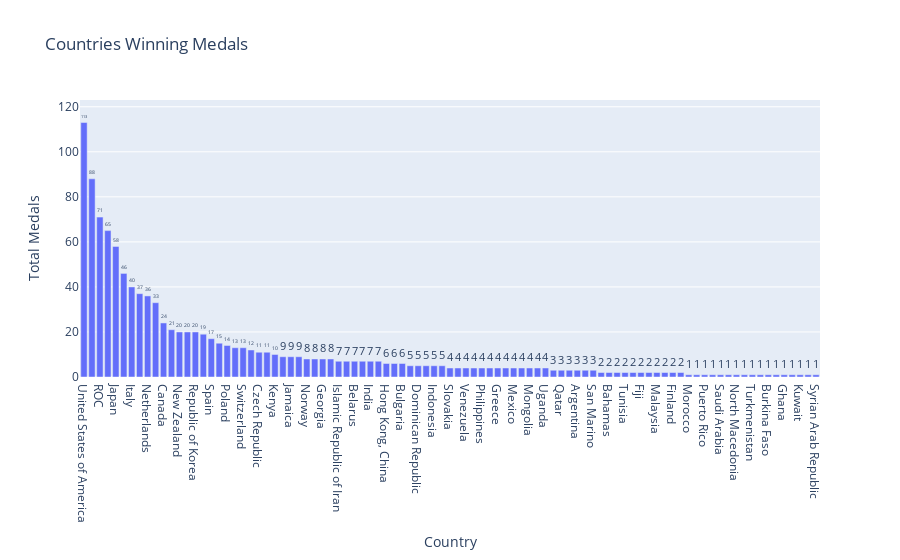

Write notebook code for a chart like this one.
### Markdown cell above
### 4. Countries winning Medals

### Code cell
import plotly.express as px

# Calculate the total number of medals won by each country
medals_per_country = medals_df[['Team/NOC', 'Total']]
medals_per_country.columns = ['Country', 'Total Medals']

# Sort the dataframe by 'Total Medals' for better visualization
medals_per_country_sorted = medals_per_country.sort_values(by='Total Medals', ascending=False)

# Creating a bar chart for all countries that have won medals
fig = px.bar(medals_per_country_sorted, x='Country', y='Total Medals', 
             title='Countries Winning Medals',
             labels={'Total Medals': 'Total Medals'}, text='Total Medals')
fig.update_traces(texttemplate='%{text}', textposition='outside')
fig.update_layout(xaxis_title='Country', yaxis_title='Total Medals', 
                  yaxis_range=[0, medals_per_country_sorted['Total Medals'].max() + 10])
fig.show()

### Figure 1 — Plotly figure (JSON) as saved in the notebook; plotly's stock layout.template omitted (floating-point values rounded to 4 significant figures)
{"data": [{"alignmentgroup": "True", "hovertemplate": "Country=%{x}<br>Total Medals=%{text}<extra></extra>", "legendgroup": "", "marker": {"color": "#636efa", "pattern": {"shape": ""}}, "name": "", "offsetgroup": "", "orientation": "v", "showlegend": false, "text": [113, 88, 71, 65, 58, 46, 40, 37, 36, 33, 24, 21, 20, 20, 20, 19, 17, 15, 14, 13, 13, 12, 11, 11, 10, 9, 9, 9, 8, 8, 8, 8, 7, 7, 7, 7, 7, 7, 6, 6, 6, 5, 5, 5, 5, 5, 4, 4, 4, 4, 4, 4, 4, 4, 4, 4, 4, 4, 4, 3, 3, 3, 3, 3, 3, 2, 2, 2, 2, 2, 2, 2, 2, 2, 2, 2, 1, 1, 1, 1, 1, 1, 1, 1, 1, 1, 1, 1, 1, 1, 1, 1, 1], "textposition": "outside", "texttemplate": "%{text}", "type": "bar", "x": ["United States of America", "People's Republic of China", "ROC", "Great Britain", "Japan", "Australia", "Italy", "Germany", "Netherlands", "France", "Canada", "Brazil", "New Zealand", "Hungary", "Republic of Korea", "Ukraine", "Spain", "Cuba", "Poland", "Turkey", "Switzerland", "Chinese Taipei", "Czech Republic", "Denmark", "Kenya", "Serbia", "Jamaica", "Sweden", "Norway", "Kazakhstan", "Georgia", "Croatia", "Islamic Republic of Iran", "Belgium", "Belarus", "Austria", "India", "Azerbaijan", "Hong Kong, China", "Egypt", "Bulgaria", "Slovenia", "Dominican Republic", "Uzbekistan", "Indonesia", "Colombia", "Slovakia", "Portugal", "Venezuela", "Ethiopia", "Philippines", "Romania", "Greece", "Israel", "Mexico", "Armenia", "Mongolia", "Ireland", "Uganda", "Ecuador", "Qatar", "Kyrgyzstan", "Argentina", "South Africa", "San Marino", "Kosovo", "Bahamas", "Estonia", "Tunisia", "Latvia", "Fiji", "Jordan", "Malaysia", "Nigeria", "Finland", "Thailand", "Morocco", "Bahrain", "Puerto Rico", "Bermuda", "Saudi Arabia", "Namibia", "North Macedonia", "Lithuania", "Turkmenistan", "Botswana", "Burkina Faso", "Côte d'Ivoire", "Ghana", "Grenada", "Kuwait", "Republic of Moldova", "Syrian Arab Republic"], "xaxis": "x", "y": [113, 88, 71, 65, 58, 46, 40, 37, 36, 33, 24, 21, 20, 20, 20, 19, 17, 15, 14, 13, 13, 12, 11, 11, 10, 9, 9, 9, 8, 8, 8, 8, 7, 7, 7, 7, 7, 7, 6, 6, 6, 5, 5, 5, 5, 5, 4, 4, 4, 4, 4, 4, 4, 4, 4, 4, 4, 4, 4, 3, 3, 3, 3, 3, 3, 2, 2, 2, 2, 2, 2, 2, 2, 2, 2, 2, 1, 1, 1, 1, 1, 1, 1, 1, 1, 1, 1, 1, 1, 1, 1, 1, 1], "yaxis": "y"}], "layout": {"barmode": "relative", "legend": {"tracegroupgap": 0}, "title": {"text": "Countries Winning Medals"}, "xaxis": {"anchor": "y", "domain": [0, 1], "title": {"text": "Country"}}, "yaxis": {"anchor": "x", "domain": [0, 1], "range": [0, 123], "title": {"text": "Total Medals"}}}}
